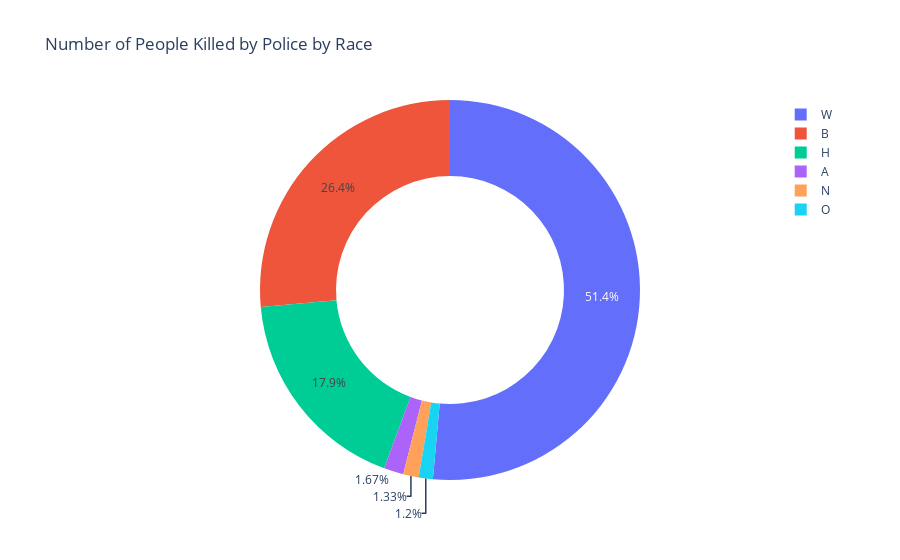

The notebook cell this image was saved under:
### Code cell
px.pie(num_killed_by_race,
       names='race',
       values='count',
       title='Number of People Killed by Police by Race',
       hole=0.6).show()

### Figure 1 — Plotly figure (JSON) as saved in the notebook; plotly's stock layout.template omitted (floating-point values rounded to 4 significant figures)
{"data": [{"domain": {"x": [0, 1], "y": [0, 1]}, "hole": 0.6, "hovertemplate": "race=%{label}<br>count=%{value}<extra></extra>", "labels": ["W", "B", "H", "A", "N", "O"], "legendgroup": "", "name": "", "showlegend": true, "type": "pie", "values": [1201, 617, 419, 39, 31, 28]}], "layout": {"legend": {"tracegroupgap": 0}, "title": {"text": "Number of People Killed by Police by Race"}}}
